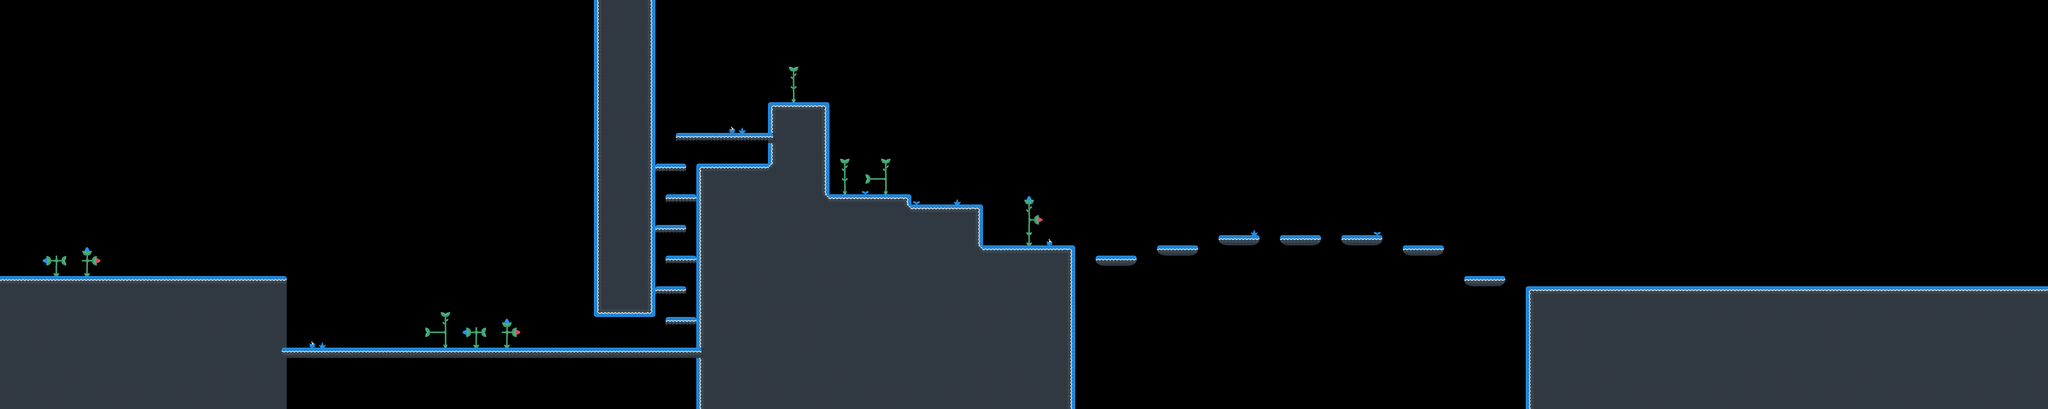

This game map was drawn from its Tiled (.tmx) file and the tilesets committed beside it. A one-line description and the trimmed map source follow:
An orthogonal 200x40 tile map with 32x32 px tiles, 2 tile layers (tileLayer, elementLayer), 2 tilesets and 101 objects (48x coin, 27x jump, 15x walker, 5x jumper, 3x staticshooter, ...).

<map version="1.2" tiledversion="1.3.0" orientation="orthogonal" renderorder="right-down" compressionlevel="0" width="200" height="40" tilewidth="32" tileheight="32" infinite="0" nextlayerid="11" nextobjectid="369">
    <tileset firstgid="1" name="world1" tilewidth="32" tileheight="32" spacing="8" margin="4" tilecount="38" columns="38">
        <image source="world1.png" width="1520" height="40" />
    </tileset>
    <tileset firstgid="39" name="elements1" tilewidth="32" tileheight="32" spacing="8" margin="4" tilecount="40" columns="40">
        <image source="elements1.png" width="1600" height="40" />
    </tileset>
    <layer id="9" name="tileLayer" width="200" height="40">
        <data>[8000 cells, 2057 non-empty, 19 distinct tile ids]</data>
    </layer>
    <objectgroup id="2" name="gameObjects">
        <object id="1" name="lou" x="32" y="800" width="32" height="64" />
        <object id="1" name="larry" x="32" y="800" width="32" height="64" />
        <object id="93" name="coin" x="288" y="800" width="32" height="32" />
        <object id="94" name="coin" x="320" y="800" width="32" height="32" />
        <object id="156" name="walker" x="5440" y="832" width="32" height="64" />
        <object id="157" name="walker" x="5344" y="832" width="32" height="64" />
        <object id="158" name="walker" x="5248" y="832" width="32" height="64" />
        <object id="159" name="walker" x="5152" y="832" width="32" height="64" />
        <object id="174" name="coin" x="5280" y="800" width="32" height="32" />
        <object id="175" name="coin" x="5312" y="800" width="32" height="32" />
        <object id="189" name="coin" x="512" y="800" width="32" height="32" />
        <object id="190" name="coin" x="544" y="800" width="32" height="32" />
        <object id="191" name="coin" x="576" y="800" width="32" height="32" />
        <object id="192" name="coin" x="608" y="800" width="32" height="32" />
        <object id="193" name="coin" x="704" y="800" width="32" height="32" />
        <object id="194" name="coin" x="736" y="800" width="32" height="32" />
        <object id="195" name="coin" x="768" y="800" width="32" height="32" />
        <object id="196" name="coin" x="800" y="800" width="32" height="32" />
        <object id="197" name="staticshooter" x="1760" y="1024" width="32" height="64" />
        <object id="198" name="walker" x="1152" y="1024" width="32" height="64" />
        <object id="199" name="walker" x="1056" y="1024" width="32" height="64" />
        <object id="200" name="walker" x="928" y="1024" width="32" height="64" />
        <object id="201" name="walker" x="1248" y="1024" width="32" height="64" />
        <object id="210" name="exit" x="6304" y="832" width="32" height="64" />
        <object id="214" name="coin" x="5536" y="832" width="32" height="32" />
        <object id="215" name="coin" x="5568" y="832" width="32" height="32" />
        <object id="216" name="coin" x="5664" y="832" width="32" height="32" />
        <object id="217" name="coin" x="5696" y="832" width="32" height="32" />
        <object id="218" name="coin" x="5824" y="832" width="32" height="32" />
        <object id="219" name="coin" x="5792" y="832" width="32" height="32" />
        <object id="220" name="coin" x="5920" y="832" width="32" height="32" />
        <object id="221" name="coin" x="5952" y="832" width="32" height="32" />
        <object id="297" name="staticshooter" x="2528" y="256" width="32" height="64" />
        <object id="298" name="staticshooter" x="4256" y="672" width="32" height="64" />
        <object id="299" name="walker" x="6240" y="832" width="32" height="64" />
        <object id="300" name="walker" x="6176" y="832" width="32" height="64" />
        <object id="301" name="walker" x="6112" y="832" width="32" height="64" />
        <object id="302" name="walker" x="6048" y="832" width="32" height="64" />
        <object id="303" name="walker" x="5984" y="832" width="32" height="64" />
        <object id="306" name="coin" x="3872" y="672" width="32" height="32" />
        <object id="307" name="coin" x="3840" y="672" width="32" height="32" />
        <object id="308" name="coin" x="4064" y="672" width="32" height="32" />
        <object id="309" name="coin" x="4032" y="672" width="32" height="32" />
        <object id="310" name="coin" x="4448" y="704" width="32" height="32" />
        <object id="311" name="coin" x="4416" y="704" width="32" height="32" />
        <object id="312" name="coin" x="3488" y="736" width="32" height="32" />
        <object id="313" name="coin" x="3456" y="736" width="32" height="32" />
        <object id="314" name="coin" x="2912" y="576" width="32" height="32" />
        <object id="315" name="coin" x="2880" y="576" width="32" height="32" />
        <object id="316" name="coin" x="2976" y="576" width="32" height="32" />
        <object id="317" name="coin" x="2944" y="576" width="32" height="32" />
        <object id="318" name="coin" x="3136" y="704" width="32" height="32" />
        <object id="319" name="coin" x="3104" y="704" width="32" height="32" />
        <object id="320" name="coin" x="3200" y="704" width="32" height="32" />
        <object id="321" name="coin" x="3168" y="704" width="32" height="32" />
        <object id="322" name="coin" x="2656" y="544" width="32" height="32" />
        <object id="323" name="coin" x="2624" y="544" width="32" height="32" />
        <object id="324" name="coin" x="2720" y="544" width="32" height="32" />
        <object id="325" name="coin" x="2688" y="544" width="32" height="32" />
        <object id="326" name="coin" x="2208" y="352" width="32" height="32" />
        <object id="327" name="coin" x="2176" y="352" width="32" height="32" />
        <object id="328" name="coin" x="2336" y="352" width="32" height="32" />
        <object id="329" name="coin" x="2304" y="352" width="32" height="32" />
        <object id="330" name="coin" x="1536" y="1024" width="32" height="32" />
        <object id="331" name="coin" x="1504" y="1024" width="32" height="32" />
        <object id="332" name="coin" x="1408" y="1024" width="32" height="32" />
        <object id="333" name="coin" x="1376" y="1024" width="32" height="32" />
        <object id="355" name="walker" x="4608" y="800" width="32" height="64" />
        <object id="357" name="walker" x="3648" y="704" width="32" height="64" />
        <object id="358" name="jumper" x="832" y="800" width="32" height="64" />
        <object id="359" name="jumper" x="2080" y="1024" width="32" height="64" />
        <object id="366" name="jumper" x="2304" y="448" width="32" height="64" />
        <object id="367" name="jumper" x="2048" y="640" width="32" height="64" />
        <object id="368" name="jumper" x="2080" y="736" width="32" height="64" />
    </objectgroup>
    <objectgroup id="5" name="interactionObjects">
        <object id="334" name="jump" x="2144" y="992" width="32" height="32" />
        <object id="335" name="jump" x="2112" y="992" width="32" height="32" />
        <object id="336" name="jump" x="2080" y="896" width="32" height="32" />
        <object id="337" name="jump" x="2048" y="896" width="32" height="32" />
        <object id="338" name="jump" x="2144" y="800" width="32" height="32" />
        <object id="339" name="jump" x="2112" y="800" width="32" height="32" />
        <object id="340" name="jump" x="2080" y="704" width="32" height="32" />
        <object id="341" name="jump" x="2048" y="704" width="32" height="32" />
        <object id="342" name="jump" x="2144" y="608" width="32" height="32" />
        <object id="343" name="jump" x="2112" y="608" width="32" height="32" />
        </objectgroup>
    <layer id="10" name="elementLayer" width="200" height="40">
        <data>[8000 cells, 52 non-empty, 17 distinct tile ids]</data>
    </layer>
</map>
<!-- 17 of 101 objects omitted -->
